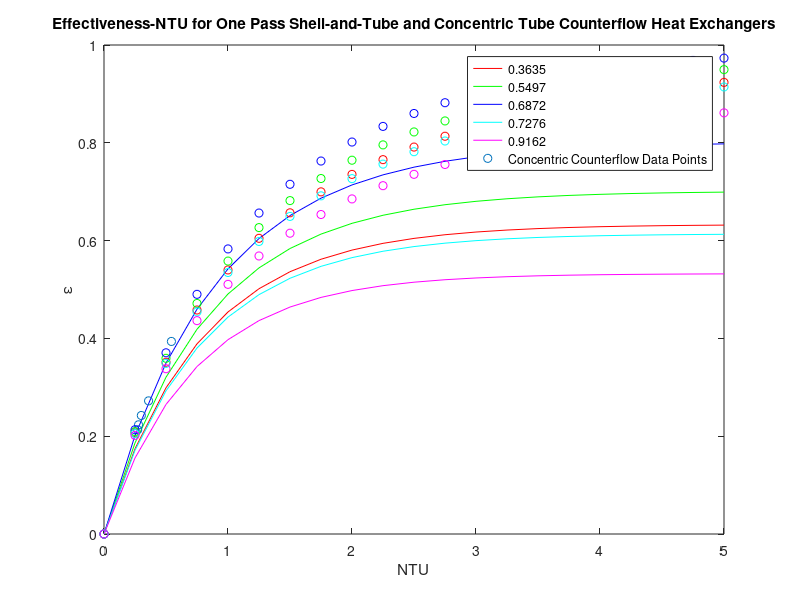

This figure's MATLAB source:
clc
clear all 
close all
 
mDotC = [4,5,1,2,3]*0.63; 
mDotH = [2.75,2.75,2.75,2.75,2.75]*0.63;
 
T_hi = [54.5,55.0,54.8,55.3,55.6];
T_co = [19.7,18.7,29.4,25,22.2];
T_ci = [12.4,12.5,12.9,12.9,12.9];
T_ho = [45.1,44.7,48.8,46.9,46.5];
 
T_ave_c = (T_co+T_ci)/2+273;
T_ave_h = (T_hi+T_ho)/2+273;

c_c = [4184,4184,4181,4184,4184];
c_h = [4182,4182,4182,4182,4182];

C_c = zeros(1,length(mDotC));
C_h = zeros(1,length(mDotC));
C_r = zeros(1,length(mDotC));
C_min = zeros(1,length(mDotC));

for k = 1:length(mDotC) 
    C_c(k) = c_c(k)*mDotC(k);
    C_h(k) = c_h(k)*mDotH(k);
    C_min(k) = min(C_c(k),C_h(k));
    C_r(k) = min(C_c(k),C_h(k))/max(C_c(k),C_h(k));
end

NTU = 0:0.25:5;
 
eff = zeros(length(mDotC),length(NTU));

for k = 1:length(C_r)
    for j = 1:length(NTU)
        effCC(k,j) = (1-exp(-NTU(j)*(1-C_r(k))))./(1-C_r(k)*exp(-NTU(j)*(1-C_r(k))));
        eff(k,j) = 2*(1+C_r(k)+(1+C_r(k)^2)*(1+exp(-NTU(j)*(1+C_r(k)^2)^0.5))/(1-exp(-NTU(j)*(1+C_r(k)^2)^0.5)))^-1;
    end
end



delta_T1 = T_hi - T_co;
delta_T2 = T_ho - T_ci;

delta_Tm = (delta_T2-delta_T1)./log(delta_T2./delta_T1)

c_c
mDotC
qc = (mDotC.*c_c).*(T_co-T_ci);
qh = (mDotH.*c_h).*(T_hi-T_ho);
C_min
qmax = C_min.*(T_hi-T_ci); 

effh = qh./qmax
effc = qc./qmax

for k = 1:length(delta_Tm)  
    effPoints(k) = min(effc(k),effh(k));
end

UA_c = qc./delta_Tm;
UA_h = qh./delta_Tm;

for k = 1:length(delta_Tm)  
    UA(k) = min(UA_c(k),UA_h(k));
end

NTUPoints = UA./C_min;

plot(NTU, eff(1,:),'r')
hold on
plot(NTU, eff(2,:),'g')
plot(NTU, eff(3,:),'b')
plot(NTU, eff(4,:),'c')
plot(NTU, eff(5,:),'m')

scatter(NTUPoints, effPoints, 'b*')

plot(NTU, effCC(1,:),'ro')
plot(NTU, effCC(2,:),'go')
plot(NTU, effCC(3,:),'bo')
plot(NTU, effCC(4,:),'co')
plot(NTU, effCC(5,:),'mo')
title('Effectiveness-NTU for One Pass Shell-and-Tube and Concentric Tube Counterflow Heat Exchangers');
xlabel('NTU');
ylabel('\epsilon');
legend('0.3635 ','0.5497','0.6872 ','0.7276','0.9162','Concentric Counterflow Data Points');
